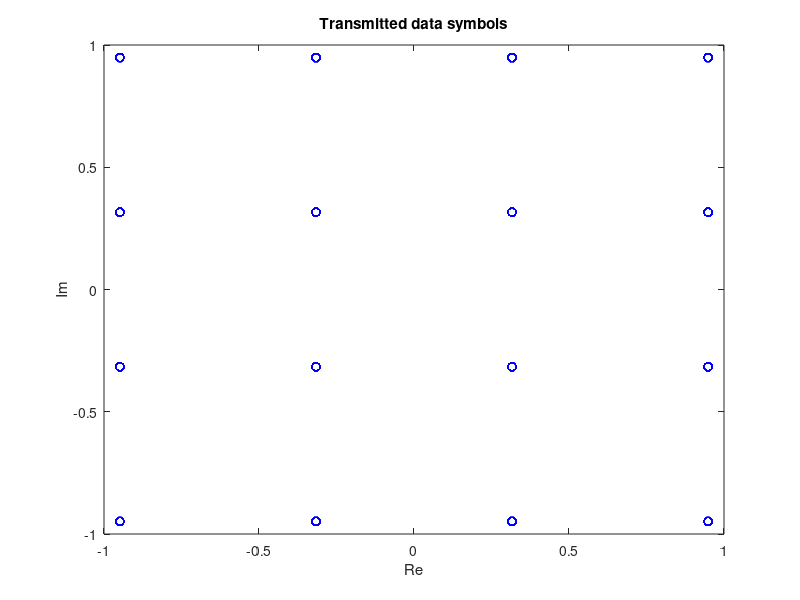

Source code (MATLAB): (Note: this script raises an error after producing the figure.)
%% Template for COMM.SYS.300 Exercise 4

%clear all; close all; clc;

%% 1 SYSTEM MODEL AND GENERATION OF QAM SYMBOLS

%% 1.1 System model

%% 1.2 COnsidered system parameters
% useful functions: sqrt, bsxfun, repmat, mean, abs, randi
% YOUR CODE HERE:
alphabet_size = 16;  
% Number of symbols in the QAM alphabet (e.g. 16 means 16-QAM). Valid alphabet 
% sizes are 4, 16, 64, 256, 1024, ... (i.e. the possible values are given 
% by the vector 2.^(2:2:N), for any N) 
SNR = 10;                   % Signal-to-noise power ratio [dB] 
T = 1/10e6;                 % Symbol time interval [s] 
fc = 75e6;                  % Carrier frequency 
r = 20;                     % Oversampling factor (r samples per pulse) 
N_symbols_per_pulse = 30;   % Duration of TX/RX-filters in numbers of symbols 
alfa = 0.25;                % Roll-off factor (excess bandwidth) 
Fs = r/T;               % Sampling frequency 
Ts = 1/Fs;              % Sampling time interval 
N_data_symbols = 10000;     % Number of data symbols 
N_training_symbols = 940;   % Number of training symbols 
%% 1.3 Generation of QAM symbols and the transmitted symbol frame

qam_axis = -sqrt(alphabet_size)+1:2:sqrt(alphabet_size)-1; 
alphabet = bsxfun(@plus,qam_axis',1j*qam_axis); %help bsxfun 
%%% equivalent to alphabet = repmat(qam_axis', 1, sqrt(alphabet_size)) + repmat(1j*qam_axis, sqrt(alphabet_size), 1); %%% 
alphabet = alphabet(:).'; % alphabet symbols as a row vector 
% Scaling the constellation, so that the mean power of a transmitted symbol 
% is one (e.g., with QPSK this is 1/sqrt(2), and for 16-QAM 1/sqrt(10)) 
alphabet_scaling_factor = 1/sqrt(mean(abs(alphabet).^2)); 
alphabet = alphabet*alphabet_scaling_factor; 
% Random vector of symbol indices (i.e., numbers between 1...alphabet_size) 
symbol_ind = randi(length(alphabet),1,N_data_symbols);  
data_symbols = alphabet(symbol_ind); % Data symbols to be transmitted 
figure 
plot(data_symbols,'bo') 
xlabel('Re') 
ylabel('Im') 
title('Transmitted data symbols')
% Generation of training symbols (similar to data symbols): 
training_symbols = alphabet(randi(length(alphabet),1,N_training_symbols)); 
% Concatenating the training and data symbols to get the overall 
% transmitted symbols: 
symbol_frame = [training_symbols data_symbols];


%% 2 TRANSMITTER STRUCTURE
% useful functions: rcosdesign, plot, legend, zeros, length, real, fft,
% fftshift
% YOUR CODE HERE:

% t_TX_oscillator = ... % add clock timing offset in part 5 instead of
% perfect synchronization

p = rcosdesign(alfa,N_symbols_per_pulse,r,'sqrt'); 
figure 
plot(-N_symbols_per_pulse*r/2*Ts:Ts:N_symbols_per_pulse*r/2*Ts,p,'b') 
hold on 
plot(-N_symbols_per_pulse*r/2*Ts:T:N_symbols_per_pulse*r/2*Ts,p(1:r:end),'ro') 
xlabel('time [s]') 
ylabel('Amplitude') 
title('Transmit/receive RRC filter (pulse shape)') 
legend('Pulse shape','Ideal symbol-sampling locations')

symbols_upsampled = zeros(size(1:r*length(symbol_frame)));    % Zero vector initilized for Up-sampled symbol sequence 
symbols_upsampled(1:r:r*length(symbol_frame)) = symbol_frame; 
% I.e. now the up-sampled sequence looks like {a1 0 0... a2 0 0... a3 0 0...} 
x_LP = filter(p,1,symbols_upsampled); % Transmitter filtering 
x_LP = x_LP(1+(length(p)-1)/2:end); % Filter delay correction 
%notice the here x_LP is the complex-valued lowpass equivalent signal of the 
%transmitted real-valued bandpass signal x_BP (generated in the next stage)
% Time vector for the TX oscillator signal:
TX_clock_start_time = rand; % Clock start time in the TX oscillator 
t_TX_oscillator = TX_clock_start_time + (0:Ts:Ts*(length(x_LP)-1)); 
% TX oscillator signal: 
TX_oscillator_signal = exp(1j*2*pi*fc*t_TX_oscillator); 
% Carrier modulation / upconversion (still complex valued): 
x_BP_complex = x_LP.*TX_oscillator_signal; 
% Taking the real value to finalize the lowpass-to-bandpass transformation: 
x_BP = sqrt(2)*real(x_BP_complex);
figure % zoom manually to see the signal better 
plot(t_TX_oscillator, abs(x_LP)) 
xlabel('Time [s]') 
ylabel('Amplitude (of a complex signal)') 
title('Lowpass signal in time domain') 
figure % zoom manually to see the signal better 
plot(t_TX_oscillator, x_BP) %notice no abs needed 
xlabel('Time [s]')
ylabel('Amplitude') 
title('Bandpass signal in time domain') 
NFFT = 2^14; %FFT size 
f = -Fs/2:1/(NFFT*Ts):Fs/2-1/(NFFT*Ts);%frequency vector 
figure 
plot(f/1e6, fftshift(abs(fft(x_LP,NFFT)))) 
xlabel('Frequency [MHz]') 
ylabel('Amplitude ') 
title('Amplitude spectrum of the lowpass signal') 
figure 
plot(f/1e6, fftshift(abs(fft(x_BP_complex,NFFT)))) %notice no abs needed 
xlabel('Frequency [MHz]') 
ylabel('Amplitude') 
title('Amplitude spectrum of the bandpass signal') 
figure 
plot(f/1e6, fftshift(abs(fft(x_BP,NFFT)))) %notice no abs needed 
xlabel('Frequency [MHz]') 
ylabel('Amplitude') 
title('Amplitude spectrum of the bandpass signal')
%% 3 CHANNEL MODEL
% useful functions: randnm varm 
% YOUR CODE HERE:
delay = randi(940); % Delay in samples 
x_BP = [zeros(1,delay), x_BP]; % Add ‘delay’ zeros 
% add propagation delay in part 5 before adding noise
n = randn(size(x_BP));       % White Gaussian random noise 
P_x_BP = var(x_BP); % Signal power 
P_n = var(n); % Noise power            
% Defining noise scaling factor based on the desired SNR: 
noise_scaling_factor = sqrt(P_x_BP/P_n/10^(SNR/10)*(r/(1+alfa))); 
% Noisy signal 
y_BP = x_BP + noise_scaling_factor*n;

figure 
plot(f/1e6, fftshift(abs(fft(y_BP,NFFT)))) %notice no abs needed 
xlabel('Frequency [MHz]') 
ylabel('Amplitude') 
title('Amplitude spectrum of the noisy bandpass signal')
%% 4 RECEIVER STRUCTURE

%% 4.1 Downconversion and channel filtering
% useful functions: length, exp, filter
% YOUR CODE HERE:

% t_RX_oscillator = ... % add clock timing offset in part 5 instead of
% perfect synchronization

% Time vector for the RX oscillator signal: 
RX_clock_start_time = rand; % Clock start time in the RX oscillator
t_RX_oscillator = RX_clock_start_time + (0:Ts:Ts*(length(y_BP)-1)); 
% RX oscillator signal (notice the minus-sign compared to TX oscillator!!!): 
RX_oscillator_signal = exp(-1j*2*pi*fc*t_RX_oscillator); 
% Carrier demodulation / downconversion (signal becomes complex again) 
y_BP_downconverted = y_BP.*RX_oscillator_signal; 

figure 
plot(f/1e6, fftshift(abs(fft(y_BP_downconverted,NFFT))))  
xlabel('Frequency [MHz]') 
ylabel('Amplitude') 
title('Amplitude spectrum of the downconverted signal')

X_LP_received = sqrt(2)*filter(p,1,y_BP_downconverted); % Receiver filtering  
X_LP_received = X_LP_received(1+(length(p)-1)/2:end); %Filter delay correction 

figure 
plot(f/1e6, fftshift(abs(fft(X_LP_received,NFFT))))  
xlabel('Frequency [MHz]') 
ylabel('Amplitude') 
title('Amplitude spectrum of the downconverted and filtered signal')

training_signal = zeros(size(1:r*length(training_symbols)));    % Zero vector initilized for Up-sampled symbol sequence 
training_signal(1:r:r*length(training_symbols)) = training_symbols; 
% I.e. now the up-sampled sequence looks like {a1 0 0 a2 0 0 a3 0 0 a4 0 ...} 
% Calculate the cross-correlation 
[corr_fun, delay] = xcorr(X_LP_received,training_signal); %cross-correlation
figure 
plot(delay,abs(corr_fun)) 
xlabel('Delay [samples]') 
ylabel('Correlation') 
title('Cross-correlation between transmitted and received training symbols')
% Find the sample index with the maximum correlation value: 
[~, max_ind] = max(abs(corr_fun)); 
%Estimated delay: The 1st signal sample should be taken at "timing_ind+1" 
timing_ind = delay(max_ind); 


%% 4.2 Signal sampling
% useful functions: 
% YOUR CODE HERE:
% Sampling the received signal in order to get symbol samples 
RX_symbol_frame = X_LP_received(timing_ind+1:r:end); 
RX_training_symbols = RX_symbol_frame(1:N_training_symbols); 
RX_data_symbols = RX_symbol_frame(N_training_symbols+1:end);
figure 
plot(RX_data_symbols,'bo') 
hold on 
plot(alphabet,'rs') 
hold off 
xlabel('Re') 
xlabel('Im') 
title('Received data symbols with clock offset (phase error)')
%% 4.3 Obtaining symbol decisions
% useful functions: abs, min, mean
% YOUR CODE HERE:
alphabet_error_matrix = abs(bsxfun(@minus,alphabet.',RX_data_symbols)); 
% Now, rows represent the alphabet symbol indices and columns represent the 
% received symbol indices (e.g. the Euclidian distance between the 5th 
% received symbol and the 3rd symbol in the alphabet is given as 
% "alphabet_error_matrix(3,5)" 
[~,estimated_symbol_ind] = min(alphabet_error_matrix);

% Finding out which symbols were estimated incorrecly: 
symbol_errors = estimated_symbol_ind ~= symbol_ind(1:length(estimated_symbol_ind)); 
% notice that due to filtering transitions, we lose some of the last 
% symbols in the symbol frame. In practice we would simply continue taking 
% a few samples after the frame to try to get all the symbols. However, filter 
% transitions in the beginning and in end of the frame are always creating 
% non-idealities to the transmission (the same is also happening in 
% frequency domain: e.g. compare data in the middle and in the edge of 
% the used band). 
% Symbol Error Rate (SER) (0 means 0% of errors, 1 means 100% of errors) 
SER = mean(symbol_errors);


% YOUR ANSWERS HERE:
% What is the worst value for SER? Why?
% The worst SER is 1 when the SNR is very low, which means there is high
% noise, and when the constellation size is high, which is more sensitive
% to noise.

%% 5. TIMING SYNCHRONIZATION AND PHASE CORRECTION
% useful functions: randi
% YOUR CODE HERE:

%% 5.1 Timing synchronization
% useful functions: xcorr, zeros, max
% YOUR CODE HERE:



%% 5.2 Phase error estimation and phase compensation
% useful functions: 
% YOUR CODE HERE:


figure 
plot(RX_data_symbols,'bo') 
hold on 
plot(alphabet,'rs') 
hold off 
xlabel('Re') 
xlabel('Im') 
title('Received data symbols with clock offset (phase error)') 

% Here RX_training_symbols and training_symbols should be row-vectors 
channel_estimate = RX_training_symbols*training_symbols'/norm(training_symbols)^2;  
RX_data_symbols = RX_data_symbols/channel_estimate; 
figure 
plot(RX_data_symbols,'bo') 
hold on 
plot(alphabet,'rs') 
hold off 
xlabel('Re') 
xlabel('Im') 
title('Received data symbols with phase compensation') 

%% 5.3 Symbol decisions and calculating the symbol error rate (SER)
% useful functions: 
% YOUR CODE HERE:
